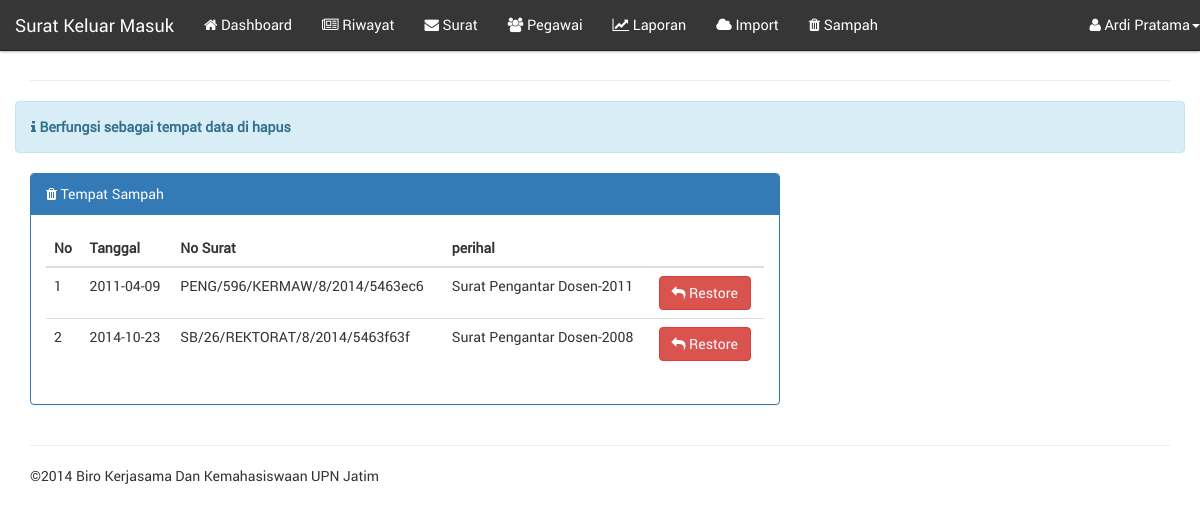
/?page=sampah/index (signed in), run on an earlier commit of the app's database.
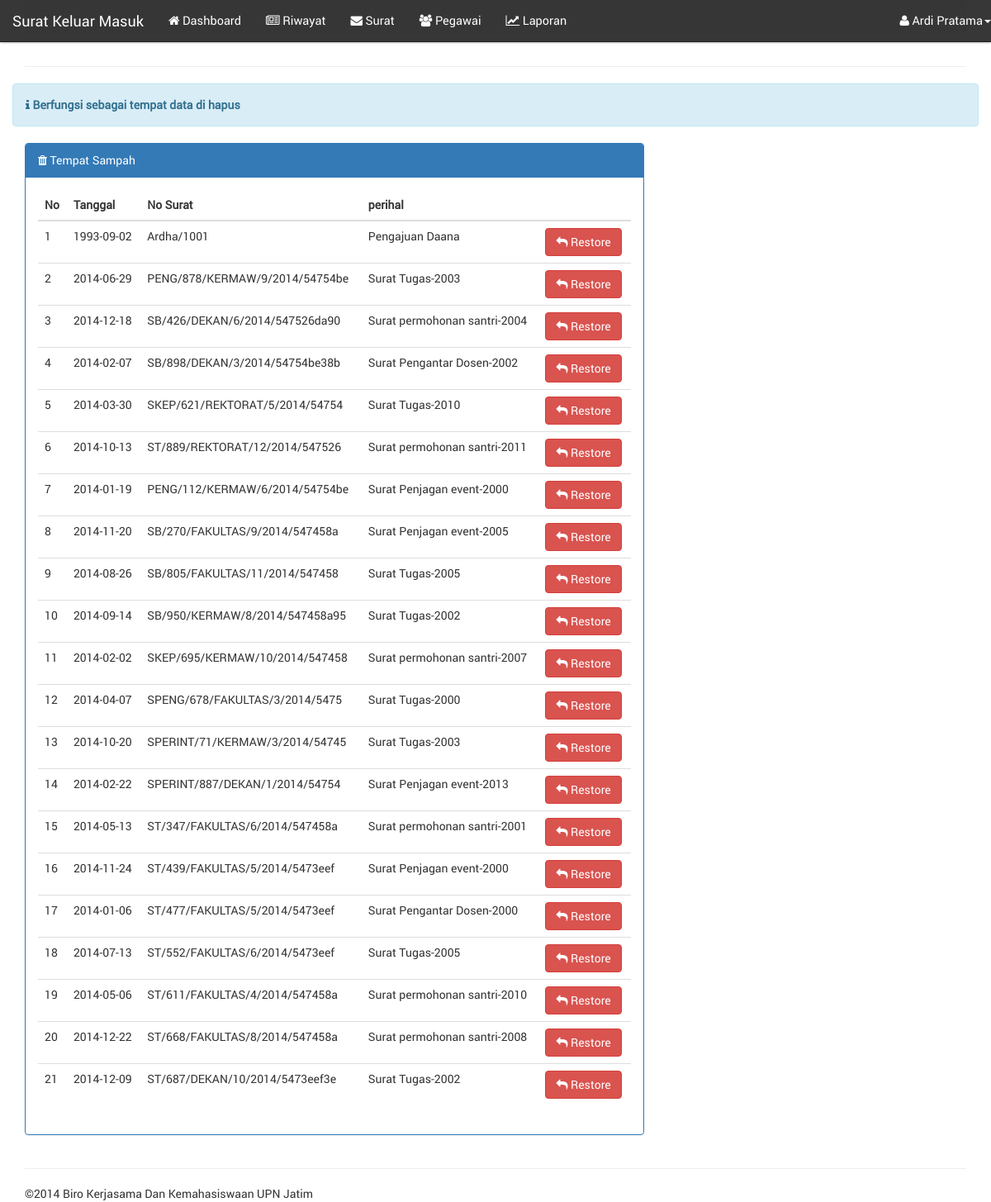
And on a later commit of the database.
### tables this page shows
CREATE TABLE `surat` (
  `idsurat` varchar(30) NOT NULL DEFAULT '' COMMENT 'NO SURAT',
  `jenis_surat` varchar(10) DEFAULT NULL COMMENT 'Masuk / Keluar',
  `tanggal_surat` date DEFAULT NULL COMMENT 'Tanggal yang tertera pada surat',
  `idkategori` varchar(255) DEFAULT NULL,
  `perihal` text,
  `tujuan` varchar(255) DEFAULT NULL COMMENT 'Sebagai catatan tambahan untuk memperjelas surat',
  `asal_surat` varchar(45) DEFAULT NULL COMMENT 'asal surat, bisa dari instansi internal atau eksternal',
  `disposisi` varchar(255) DEFAULT NULL COMMENT 'Disposisi surat',
  `kata_kunci` varchar(255) DEFAULT NULL COMMENT 'Kata kunci yang berhubungan dengan surat',
  `delete` varchar(1) DEFAULT '0' COMMENT 'DELETE = status data terdelet, 1 adalah file delete, 2 tidak delete',
  `posting` varchar(255) DEFAULT NULL COMMENT 'Di posting oleh idusers',
  `public` varchar(1) DEFAULT '0' COMMENT 'status, 1=publikasi, 0=private',
  `lampiran` varchar(255) DEFAULT 'no_lampiran.jpeg' COMMENT 'Lampiran berupa gambar, gambar surat',
  `created_at` timestamp NOT NULL DEFAULT CURRENT_TIMESTAMP COMMENT 'tanggal surat di insert/ update oleh sistem',
  PRIMARY KEY (`idsurat`)
);

### models.php (called while the page is built, shortened)
<?php
function get_login($tampil){
    $aktif=$_SESSION['idusers'];
    $query=mysql_query("select * from users a, pegawai b, bagian c where a.idusers=b.idpegawai and a.idusers='$aktif' and a.idbagian=c.idbagian");
    $data=mysql_fetch_array($query);
    return $data[$tampil];
}
function get_sampah($filter='semua'){
    if($filter=='semua'){
        $query=mysql_query("select * from surat where `delete`='1' order by jenis_surat DESC");
    }
    return $query;
}
?>

### module/sampah/index.php (the view)
<div class="row">
    <div class="alert alert-info"> <strong> <i class="fa fa-info"></i> Berfungsi sebagai tempat data di hapus</strong></div>
    <div class="col-md-8">
        <div class="panel panel-primary">
        <div class="panel-heading"><i class="fa fa-trash"></i> Tempat Sampah</div>
        <div class="panel-body">
            <table class="table table-stripped table-hover">
                <thead>
                    <th>No</th>
                    <th>Tanggal</th>
                    <th>No Surat</th>
                    <th>perihal</th>
                    <th></th>
                </thead>
                <tbody>
                    <?php $i=1;$data=get_sampah();while($result=mysql_fetch_array($data)){?>
                        <tr>
                            <td><?php echo $i ?></td>
                            <td><?php echo $result['tanggal_surat'] ?></td>
                            <td><?php echo $result['idsurat'] ?></td>
                            <td><?php echo $result['perihal'] ?></td>
                            <td><button class="btn btn-danger"><i class="fa fa-reply"></i> Restore</button></td>
                        </tr>
                    <?php $i++; } ?>
                </tbody>
            </table>
        </div>
    </div>
    </div>
</div>

### header.php (shortened to what this page needs)
<!DOCTYPE html>
<html lang="en">
<head>
	<link href="css/bootstrap.css" rel="stylesheet"/>
	<link href="css/style.css" rel="stylesheet"/>
    <link href="fonts/stylesheet.css" rel="stylesheet"/>
    <link href="css/font-awesome.min.css" rel="stylesheet" />
    <link href="css/jquery.dataTables.min.css" rel="stylesheet" />
</head>
<body>
<div class="container">
<div class="row clearfix">
		<div class="col-md-12 column">
			<nav class="navbar navbar-inverse navbar-fixed-top" role="navigation">
				<div class="navbar-header">
					 <div class="navbar-brand"><?php echo nama_aplikasi ?></div>
				</div>
				<div class="collapse navbar-collapse" id="bs-example-navbar-collapse-1">
					<ul class="nav navbar-nav">
                        <?php if(isset($_SESSION['login']) && $_SESSION['login']==true){?>
		                <li><a href="./?page=dashboard"><i class="fa fa-home"></i> Dashboard</a></li>
                        <li><a href="./?page=surat/riwayat"><i class="fa fa-newspaper-o"></i> Riwayat</a></li>
                        <li><a href="./?page=surat/index"><i class="fa fa-envelope"></i> Surat</a></li>
                        <li><a href="./?page=pegawai/index"><i class="fa fa-users"></i> Pegawai</a></li>
                        <li><a href="./?page=laporan/index"><i class="fa fa-line-chart"></i> Laporan</a></li>
                        <?php if(get_login('idbagian')==3){?>
                            <li><a href="./?page=import/index"><i class="fa fa-cloud"></i> Import</a></li>
                            <li><a href="./?page=sampah/index"><i class="fa fa-trash"></i> Sampah</a></li>
                        <?php } ?>
					    <?php } ?>
                    </ul>
					<?php if(isset($_SESSION['login']) && $_SESSION['login']==true){?>
		                  <ul class="nav navbar-nav navbar-right">
    						<li class="dropdown">
    							 <a href="#" class="dropdown-toggle" data-toggle="dropdown"><i class="fa fa-user"></i> <?php echo get_login('nama') ?><strong class="caret"></strong></a>
    						</li>
    					</ul>
					<?php } ?>
				</div>
			</nav>
		</div>
	</div>

What changed in the data, as far as the page shows it:
removed surat: tanggal_surat "2011-04-09", idsurat "PENG/596/KERMAW/8/2014/5463ec6", perihal "Surat Pengantar Dosen-2011"
removed surat: tanggal_surat "2014-10-23", idsurat "SB/26/REKTORAT/8/2014/5463f63f", perihal "Surat Pengantar Dosen-2008"
added surat: tanggal_surat "1993-09-02", idsurat "Ardha/1001", perihal "Pengajuan Daana"
added surat: tanggal_surat "2014-06-29", idsurat "PENG/878/KERMAW/9/2014/54754be", perihal "Surat Tugas-2003"
added surat: tanggal_surat "2014-12-18", idsurat "SB/426/DEKAN/6/2014/547526da90", perihal "Surat permohonan santri-2004"
added surat: tanggal_surat "2014-02-07", idsurat "SB/898/DEKAN/3/2014/54754be38b", perihal "Surat Pengantar Dosen-2002"
added surat: tanggal_surat "2014-03-30", idsurat "SKEP/621/REKTORAT/5/2014/54754", perihal "Surat Tugas-2010"
added surat: tanggal_surat "2014-10-13", idsurat "ST/889/REKTORAT/12/2014/547526", perihal "Surat permohonan santri-2011"
added surat: tanggal_surat "2014-01-19", idsurat "PENG/112/KERMAW/6/2014/54754be", perihal "Surat Penjagan event-2000"
added surat: tanggal_surat "2014-11-20", idsurat "SB/270/FAKULTAS/9/2014/547458a", perihal "Surat Penjagan event-2005"
added surat: tanggal_surat "2014-08-26", idsurat "SB/805/FAKULTAS/11/2014/547458", perihal "Surat Tugas-2005"
added surat: tanggal_surat "2014-09-14", idsurat "SB/950/KERMAW/8/2014/547458a95", perihal "Surat Tugas-2002"
added surat: tanggal_surat "2014-02-02", idsurat "SKEP/695/KERMAW/10/2014/547458", perihal "Surat permohonan santri-2007"
added surat: tanggal_surat "2014-04-07", idsurat "SPENG/678/FAKULTAS/3/2014/5475", perihal "Surat Tugas-2000"
added surat: tanggal_surat "2014-10-20", idsurat "SPERINT/71/KERMAW/3/2014/54745", perihal "Surat Tugas-2003"
added surat: tanggal_surat "2014-02-22", idsurat "SPERINT/887/DEKAN/1/2014/54754", perihal "Surat Penjagan event-2013"
added surat: tanggal_surat "2014-05-13", idsurat "ST/347/FAKULTAS/6/2014/547458a", perihal "Surat permohonan santri-2001"
added surat: tanggal_surat "2014-11-24", idsurat "ST/439/FAKULTAS/5/2014/5473eef", perihal "Surat Penjagan event-2000"
added surat: tanggal_surat "2014-01-06", idsurat "ST/477/FAKULTAS/5/2014/5473eef", perihal "Surat Pengantar Dosen-2000"
added surat: tanggal_surat "2014-07-13", idsurat "ST/552/FAKULTAS/6/2014/5473eef", perihal "Surat Tugas-2005"
added surat: tanggal_surat "2014-05-06", idsurat "ST/611/FAKULTAS/4/2014/547458a", perihal "Surat permohonan santri-2010"
added surat: tanggal_surat "2014-12-22", idsurat "ST/668/FAKULTAS/8/2014/547458a", perihal "Surat permohonan santri-2008"
added surat: tanggal_surat "2014-12-09", idsurat "ST/687/DEKAN/10/2014/5473eef3e", perihal "Surat Tugas-2002"
Also different on the page:
text no longer shown: "Import Sampah"
